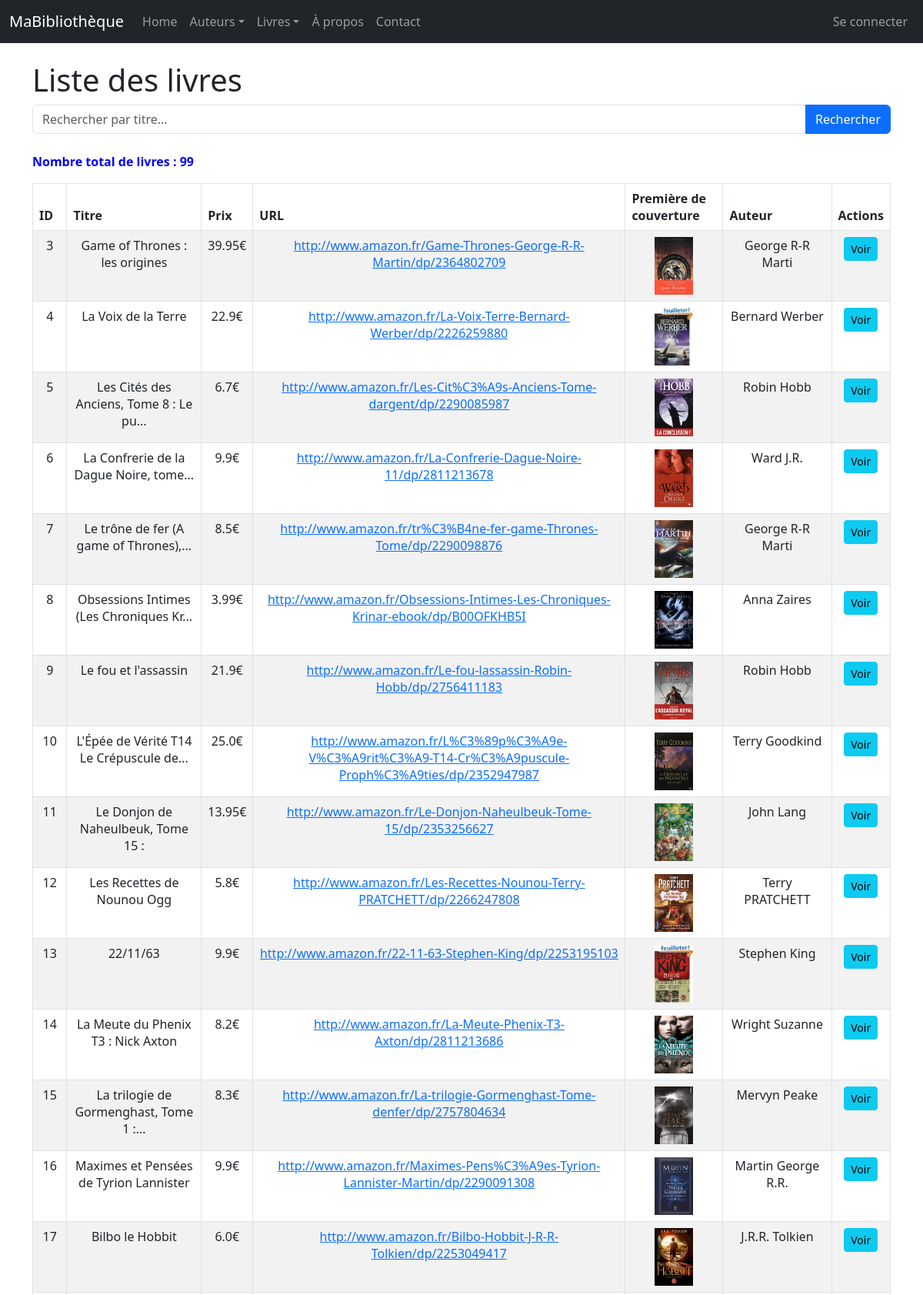
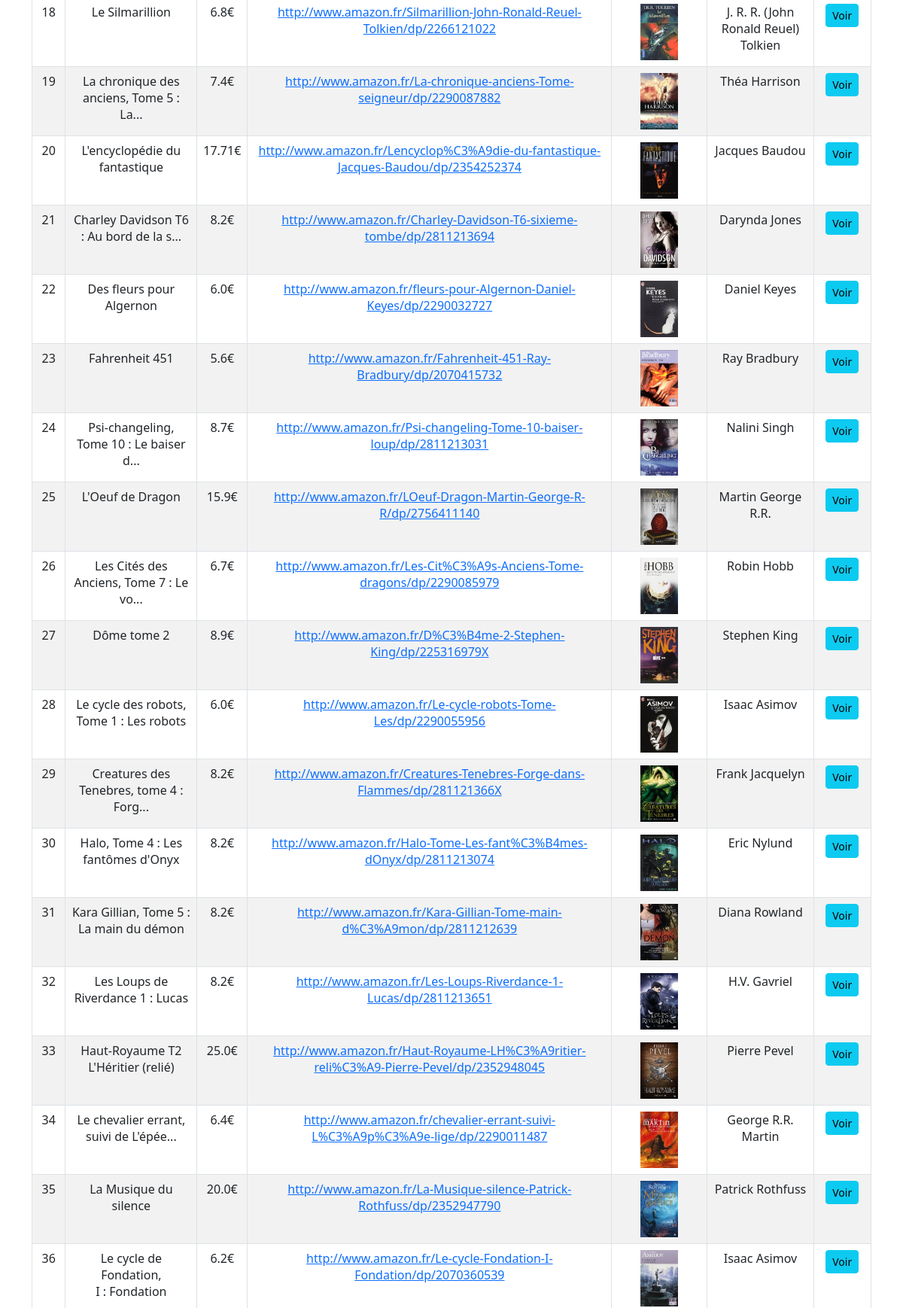
/livres/ (upper part), run on the app's committed database (2 pictures, top to bottom).
### monApp/models.py (models this page shows, shortened)
class Livre(db.Model):
    idL = db.Column(db.Integer, primary_key=True)
    Titre = db.Column(db.String(128), nullable=False)
    Prix = db.Column(db.Float)
    Url = db.Column(db.String(256))
    Img = db.Column(db.String(256))
    auteur_id = db.Column(db.Integer, db.ForeignKey('auteur.idA'), nullable=False)
    auteur = db.relationship("Auteur", backref=db.backref("livres", lazy="dynamic", cascade="all, delete-orphan"))
    __table_args__ = (db.UniqueConstraint('Titre', 'auteur_id', name='_titre_auteur_uc'),)

class Auteur(db.Model):
    idA = db.Column(db.Integer, primary_key=True)
    Nom = db.Column(db.String(100), unique=True, nullable=False)

### monApp/views.py (the view)
@app.route('/livres/')
def getLivres():
    query = request.args.get('q', '')
    if query:
        lesLivres = db.session.execute(
            db.select(Livre).filter(Livre.Titre.ilike(f'%{query}%'))
        ).scalars().all()
    else:
        lesLivres = db.session.execute(db.select(Livre)).scalars().all()
    return render_template('livres_list.html', title="Liste des livres", livres=lesLivres, query=query)

### monApp/templates/livres_list.html (shortened to what this page needs)
{% extends "base.html" %}
{% block main %}
<h1>Liste des livres</h1>
<form method="GET" action="{{ url_for('getLivres') }}" class="mb-4">
        <div class="input-group">
            <input type="search" name="q" class="form-control" placeholder="Rechercher par titre..." value="{{ query or '' }}">
            <button class="btn btn-primary" type="submit">Rechercher</button>
        </div>
    </form>
<p><strong>Nombre total de livres : {{ livres|length }}</strong></p>
<table class="table table-striped table-bordered table-hover">
    <thead>
        <tr>
            <th>ID</th>
            <th>Titre</th>
            <th>Prix</th>
            <th>URL</th>
            <th>Première de couverture</th>
            <th>Auteur</th>
            <th>Actions</th>
        </tr>
    </thead>
    <tbody>
        {% for livre in livres %}
        <tr>
            <td>{{ livre.idL }}</td>
            <td>{{ livre.Titre }}</td>
            <td>{{ livre.Prix }}€</td>
            <td><a href="{{ livre.Url }}" target="_blank">{{ livre.Url }}</a></td>
            <td><img src="{{ url_for('static', filename='images/' + livre.Img) }}" alt="Couverture" width="50" height="75"></td>
            <td>{{ livre.auteur.Nom }}</td>
            <td>
                <div class="task-controls">
                    <a href="{{ url_for('viewLivre', idL=livre.idL) }}" class="btn btn-info btn-sm">
                        Voir
                    </a>
                </div>
            </td>
        </tr>
        {% endfor %}
    </tbody>
</table>
{% endblock %}

### monApp/static/style.css (style rules this page uses)
h1 { color : red; font-size: 50px; }
p { color: blue; }
td, th { padding: 0.5em; text-align: center; border-collapse:initial; border: thin solid black; }
body { font-family: sans-serif; }

### data on the page
Livre: idL "3", Titre "Game of Thrones : les origines", Prix "39.95", Url "http://www.amazon.fr/Game-Thrones-George-R-R-Martin/dp/2364802709", Img (picture), auteur.Nom "George R-R Marti"
Livre: idL "4", Titre "La Voix de la Terre", Prix "22.9", Url "http://www.amazon.fr/La-Voix-Terre-Bernard-Werber/dp/2226259880", Img (picture), auteur.Nom "Bernard Werber"
Livre: idL "5", Titre "Les Cités des Anciens, Tome 8 : Le pu...", Prix "6.7", Url "http://www.amazon.fr/Les-Cit%C3%A9s-Anciens-Tome-dargent/dp/2290085987", Img (picture), auteur.Nom "Robin Hobb"
Livre: idL "6", Titre "La Confrerie de la Dague Noire, tome...", Prix "9.9", Url "http://www.amazon.fr/La-Confrerie-Dague-Noire-11/dp/2811213678", Img (picture), auteur.Nom "Ward J.R."
Livre: idL "7", Titre "Le trône de fer (A game of Thrones),...", Prix "8.5", Url "http://www.amazon.fr/tr%C3%B4ne-fer-game-Thrones-Tome/dp/2290098876", Img (picture), auteur.Nom "George R-R Marti"
Livre: idL "8", Titre "Obsessions Intimes (Les Chroniques Kr...", Prix "3.99", Url "http://www.amazon.fr/Obsessions-Intimes-Les-Chroniques-Krinar-ebook/dp/B00OFKHB5I", Img (picture), auteur.Nom "Anna Zaires"
Livre: idL "9", Titre "Le fou et l'assassin", Prix "21.9", Url "http://www.amazon.fr/Le-fou-lassassin-Robin-Hobb/dp/2756411183", Img (picture), auteur.Nom "Robin Hobb"
Livre: idL "10", Titre "L'Épée de Vérité T14 Le Crépuscule de...", Prix "25.0", Url "http://www.amazon.fr/L%C3%89p%C3%A9e-V%C3%A9rit%C3%A9-T14-Cr%C3%A9puscule-Proph%C3%A9ties/dp/2352947987", Img (picture), auteur.Nom "Terry Goodkind"
Livre: idL "11", Titre "Le Donjon de Naheulbeuk, Tome 15 :", Prix "13.95", Url "http://www.amazon.fr/Le-Donjon-Naheulbeuk-Tome-15/dp/2353256627", Img (picture), auteur.Nom "John Lang"
Livre: idL "12", Titre "Les Recettes de Nounou Ogg", Prix "5.8", Url "http://www.amazon.fr/Les-Recettes-Nounou-Terry-PRATCHETT/dp/2266247808", Img (picture), auteur.Nom "Terry PRATCHETT"
Livre: idL "13", Titre "22/11/63", Prix "9.9", Url "http://www.amazon.fr/22-11-63-Stephen-King/dp/2253195103", Img (picture), auteur.Nom "Stephen King"
Livre: idL "14", Titre "La Meute du Phenix T3 : Nick Axton", Prix "8.2", Url "http://www.amazon.fr/La-Meute-Phenix-T3-Axton/dp/2811213686", Img (picture), auteur.Nom "Wright Suzanne"
Livre: idL "15", Titre "La trilogie de Gormenghast, Tome 1 :...", Prix "8.3", Url "http://www.amazon.fr/La-trilogie-Gormenghast-Tome-denfer/dp/2757804634", Img (picture), auteur.Nom "Mervyn Peake"
Livre: idL "16", Titre "Maximes et Pensées de Tyrion Lannister", Prix "9.9", Url "http://www.amazon.fr/Maximes-Pens%C3%A9es-Tyrion-Lannister-Martin/dp/2290091308", Img (picture), auteur.Nom "Martin George R.R."
Livre: idL "17", Titre "Bilbo le Hobbit", Prix "6.0", Url "http://www.amazon.fr/Bilbo-Hobbit-J-R-R-Tolkien/dp/2253049417", Img (picture), auteur.Nom "J.R.R. Tolkien"
Livre: idL "18", Titre "Le Silmarillion", Prix "6.8", Url "http://www.amazon.fr/Silmarillion-John-Ronald-Reuel-Tolkien/dp/2266121022", Img (picture), auteur.Nom "J. R. R. (John Ronald Reuel) Tolkien"
Livre: idL "19", Titre "La chronique des anciens, Tome 5 : La...", Prix "7.4", Url "http://www.amazon.fr/La-chronique-anciens-Tome-seigneur/dp/2290087882", Img (picture), auteur.Nom "Théa Harrison"
Livre: idL "20", Titre "L'encyclopédie du fantastique", Prix "17.71", Url "http://www.amazon.fr/Lencyclop%C3%A9die-du-fantastique-Jacques-Baudou/dp/2354252374", Img (picture), auteur.Nom "Jacques Baudou"
Livre: idL "21", Titre "Charley Davidson T6 : Au bord de la s...", Prix "8.2", Url "http://www.amazon.fr/Charley-Davidson-T6-sixieme-tombe/dp/2811213694", Img (picture), auteur.Nom "Darynda Jones"
Livre: idL "22", Titre "Des fleurs pour Algernon", Prix "6.0", Url "http://www.amazon.fr/fleurs-pour-Algernon-Daniel-Keyes/dp/2290032727", Img (picture), auteur.Nom "Daniel Keyes"
Livre: idL "23", Titre "Fahrenheit 451", Prix "5.6", Url "http://www.amazon.fr/Fahrenheit-451-Ray-Bradbury/dp/2070415732", Img (picture), auteur.Nom "Ray Bradbury"
Livre: idL "24", Titre "Psi-changeling, Tome 10 : Le baiser d...", Prix "8.7", Url "http://www.amazon.fr/Psi-changeling-Tome-10-baiser-loup/dp/2811213031", Img (picture), auteur.Nom "Nalini Singh"
Livre: idL "25", Titre "L'Oeuf de Dragon", Prix "15.9", Url "http://www.amazon.fr/LOeuf-Dragon-Martin-George-R-R/dp/2756411140", Img (picture), auteur.Nom "Martin George R.R."
Livre: idL "26", Titre "Les Cités des Anciens, Tome 7 : Le vo...", Prix "6.7", Url "http://www.amazon.fr/Les-Cit%C3%A9s-Anciens-Tome-dragons/dp/2290085979", Img (picture), auteur.Nom "Robin Hobb"
Livre: idL "27", Titre "Dôme tome 2", Prix "8.9", Url "http://www.amazon.fr/D%C3%B4me-2-Stephen-King/dp/225316979X", Img (picture), auteur.Nom "Stephen King"
Livre: idL "28", Titre "Le cycle des robots, Tome 1 : Les robots", Prix "6.0", Url "http://www.amazon.fr/Le-cycle-robots-Tome-Les/dp/2290055956", Img (picture), auteur.Nom "Isaac Asimov"
Livre: idL "29", Titre "Creatures des Tenebres, tome 4 : Forg...", Prix "8.2", Url "http://www.amazon.fr/Creatures-Tenebres-Forge-dans-Flammes/dp/281121366X", Img (picture), auteur.Nom "Frank Jacquelyn"
Livre: idL "30", Titre "Halo, Tome 4 : Les fantômes d'Onyx", Prix "8.2", Url "http://www.amazon.fr/Halo-Tome-Les-fant%C3%B4mes-dOnyx/dp/2811213074", Img (picture), auteur.Nom "Eric Nylund"
Livre: idL "31", Titre "Kara Gillian, Tome 5 : La main du démon", Prix "8.2", Url "http://www.amazon.fr/Kara-Gillian-Tome-main-d%C3%A9mon/dp/2811212639", Img (picture), auteur.Nom "Diana Rowland"
Livre: idL "32", Titre "Les Loups de Riverdance 1 : Lucas", Prix "8.2", Url "http://www.amazon.fr/Les-Loups-Riverdance-1-Lucas/dp/2811213651", Img (picture), auteur.Nom "H.V. Gavriel"
Livre: idL "33", Titre "Haut-Royaume T2 L'Héritier (relié)", Prix "25.0", Url "http://www.amazon.fr/Haut-Royaume-LH%C3%A9ritier-reli%C3%A9-Pierre-Pevel/dp/2352948045", Img (picture), auteur.Nom "Pierre Pevel"
Livre: idL "34", Titre "Le chevalier errant, suivi de L'épée...", Prix "6.4", Url "http://www.amazon.fr/chevalier-errant-suivi-L%C3%A9p%C3%A9e-lige/dp/2290011487", Img (picture), auteur.Nom "George R.R. Martin"
Livre: idL "35", Titre "La Musique du silence", Prix "20.0", Url "http://www.amazon.fr/La-Musique-silence-Patrick-Rothfuss/dp/2352947790", Img (picture), auteur.Nom "Patrick Rothfuss"
Livre: idL "36", Titre "Le cycle de Fondation, I : Fondation", Prix "6.2", Url "http://www.amazon.fr/Le-cycle-Fondation-I-Fondation/dp/2070360539", Img (picture), auteur.Nom "Isaac Asimov"

### other printed values
{{ livres|length }} "99"
